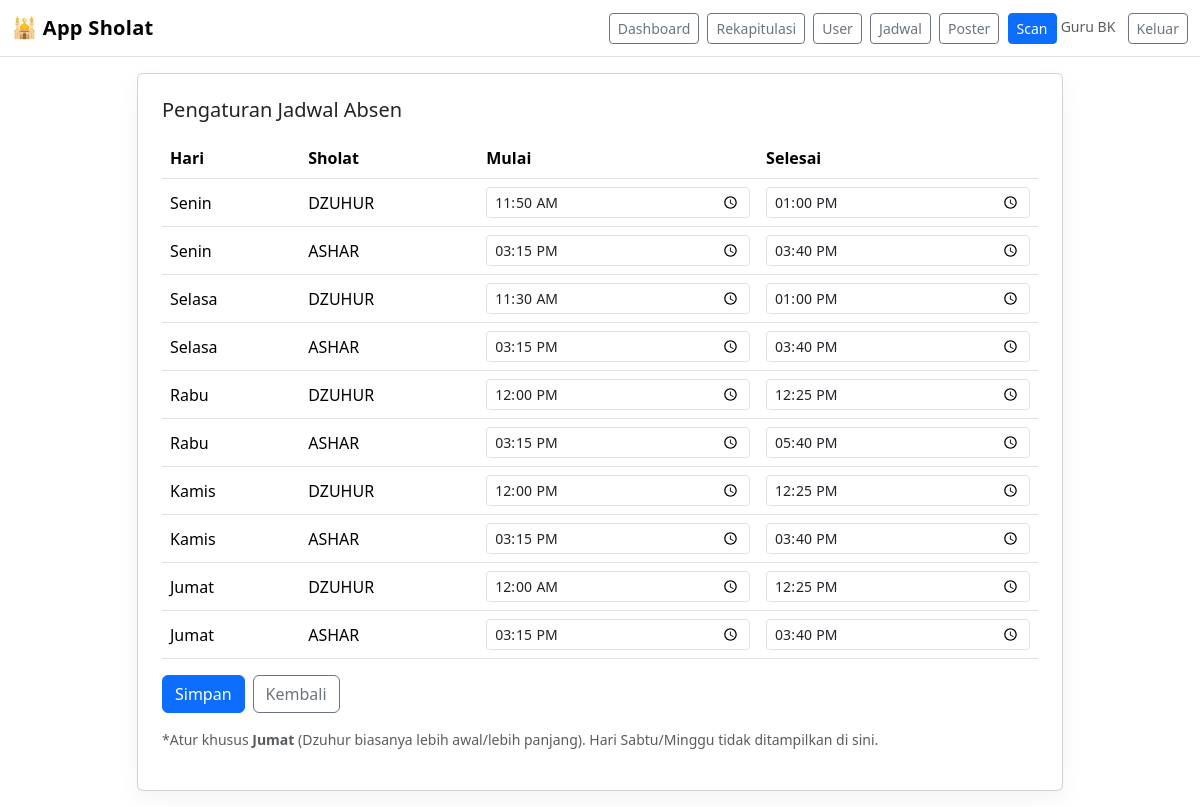
The page /admin/jadwal.php (signed in) on the database its author committed.
### tables this page shows
CREATE TABLE IF NOT EXISTS `jendela_sholat` (
  `id` smallint unsigned NOT NULL AUTO_INCREMENT,
  `dow` tinyint unsigned NOT NULL,
  `sholat` enum('dzuhur','ashar') NOT NULL,
  `jam_mulai` time NOT NULL,
  `jam_selesai` time NOT NULL,
  `aktif` tinyint(1) NOT NULL DEFAULT '1',
  PRIMARY KEY (`id`),
  UNIQUE KEY `uq_jendela` (`dow`,`sholat`)
);

### admin/jadwal.php (the view, shortened to what this page needs)
<?php
require_once __DIR__ . '/../helpers.php';
$hariLabel = [0=>'Minggu',1=>'Senin',2=>'Selasa',3=>'Rabu',4=>'Kamis',5=>'Jumat',6=>'Sabtu'];
$rows = [];
$res = $mysqli->query("SELECT dow, sholat, jam_mulai, jam_selesai, aktif FROM jendela_sholat");
while ($r = $res->fetch_assoc()) {
  $rows[(int)$r['dow']][$r['sholat']] = $r;
}
include __DIR__ . '/../layout/header.php';
?>
<div class="row">
  <div class="col-12 col-lg-10 mx-auto">
    <div class="card card-soft">
      <div class="card-body p-3 p-md-4">
        <h1 class="h5 mb-3">Pengaturan Jadwal Absen</h1>
        <form method="post">
          <div class="table-responsive">
            <table class="table align-middle">
              <thead><tr><th>Hari</th><th>Sholat</th><th>Mulai</th><th>Selesai</th></tr></thead>
              <tbody>
              <?php for ($dow=1;$dow<=5;$dow++):  ?>
                <?php foreach (['dzuhur','ashar'] as $p):
                  $mulai = isset($rows[$dow][$p]) ? substr($rows[$dow][$p]['jam_mulai'],0,5) : ($p==='dzuhur'?'12:00':'15:15');
                  $selesai = isset($rows[$dow][$p]) ? substr($rows[$dow][$p]['jam_selesai'],0,5) : ($p==='dzuhur'?'12:25':'15:40');
                ?>
                <tr>
                  <td><?= $hariLabel[$dow] ?></td>
                  <td class="text-uppercase"><?= $p ?></td>
                  <td style="max-width:130px">
                    <input type="time" class="form-control form-control-sm" name="jam_mulai[<?= $dow ?>][<?= $p ?>]" value="<?= $mulai ?>">
                  </td>
                  <td style="max-width:130px">
                    <input type="time" class="form-control form-control-sm" name="jam_selesai[<?= $dow ?>][<?= $p ?>]" value="<?= $selesai ?>">
                  </td>
                </tr>
                <?php endforeach; ?>
              <?php endfor; ?>
              </tbody>
            </table>
          </div>
          <div class="d-flex gap-2">
            <button class="btn btn-primary btn-pill">Simpan</button>
            <a class="btn btn-outline-secondary btn-pill" href="/admin/index.php">Kembali</a>
          </div>
        </form>
        <p class="small text-muted mt-3">
          *Atur khusus <b>Jumat</b> (Dzuhur biasanya lebih awal/lebih panjang). Hari Sabtu/Minggu tidak ditampilkan di sini.
        </p>
      </div>
    </div>
  </div>
</div>
<?php include __DIR__ . '/../layout/footer.php'; ?>

### layout/header.php (style rules this page uses)
body { background:#f7f9fb }
.card-soft { border:1px solid #eef1f4; border-radius:1rem; box-shadow:0 8px 24px rgba(0,0,0,.05) }
.btn-pill { border-radius:999px }

### rows shown on the page
jendela_sholat: jam_mulai "11:50", jam_selesai "13:00"
jendela_sholat: jam_mulai "15:15", jam_selesai "15:40"
jendela_sholat: jam_mulai "11:30", jam_selesai "13:00"
jendela_sholat: jam_mulai "15:15", jam_selesai "15:40"
jendela_sholat: jam_mulai "12:00", jam_selesai "12:25"
jendela_sholat: jam_mulai "15:15", jam_selesai "17:40"
jendela_sholat: jam_mulai "12:00", jam_selesai "12:25"
jendela_sholat: jam_mulai "15:15", jam_selesai "15:40"
jendela_sholat: jam_mulai "00:00", jam_selesai "12:25"
jendela_sholat: jam_mulai "15:15", jam_selesai "15:40"

### other values the page prints
$_SESSION['user']['name'] "Guru BK"
$hariLabel[$dow] "Senin"
$p "DZUHUR"
$p "ASHAR"
$hariLabel[$dow] "Selasa"
$hariLabel[$dow] "Rabu"
$hariLabel[$dow] "Kamis"
$hariLabel[$dow] "Jumat"
